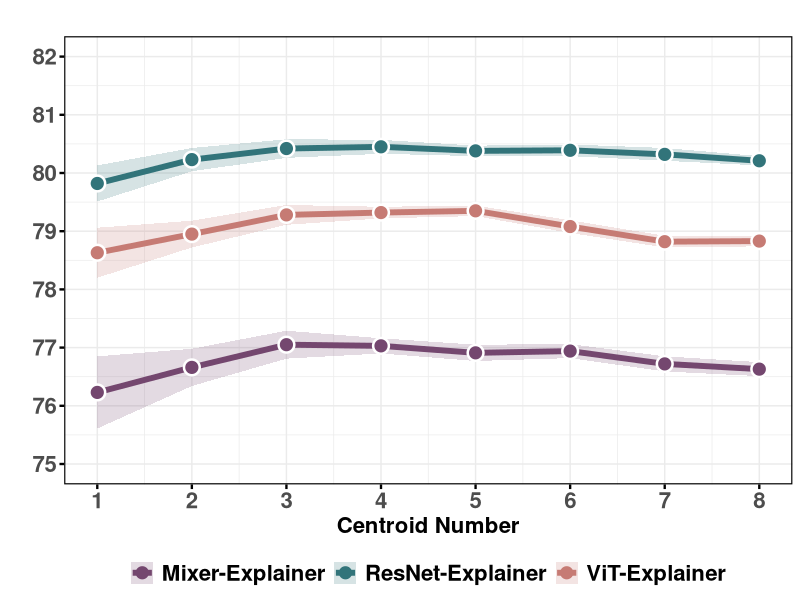

R code for this plot:
library(tidyr)
library(dplyr)
library(ggplot2)

# Updated data
data <- data.frame(
  Centroid_Number = rep(1:8, each = 3),
  Model = rep(c("ResNet-Explainer", "Mixer-Explainer", "ViT-Explainer"), 8),
  Accuracy = c(
   79.82, 76.23, 78.63,
80.23, 76.66, 78.95,  
80.42, 77.05, 79.28, 
80.45, 77.03, 79.32,   
80.38, 76.91, 79.35,  
80.39, 76.94, 79.08,  
80.32, 76.72, 78.82,  
80.21, 76.63, 78.83  
  ),
  Accuracy_std = c(
0.31, 0.62, 0.43,  
0.20, 0.32, 0.23,  
0.16, 0.24, 0.17,  
0.12, 0.13, 0.10,  
0.09, 0.14, 0.09,  
0.10, 0.12, 0.11, 
0.11, 0.13, 0.10,  
0.08, 0.12, 0.09 
  )
)

# Reshape the data
data_long <- data %>%
  rename(Score = Accuracy, std = Accuracy_std)

# Plotting
ggplot(data_long, aes(x = Centroid_Number, y = Score, group = Model, color = Model, fill = Model)) +
  geom_ribbon(aes(ymin = Score - std, ymax = Score + std), alpha = 0.2, color = NA) +
  geom_line(size = 2.0) +
  geom_point(aes(color = Model), size = 5.5, shape = 21, fill = "white", color = "white") + 
  geom_point(size = 3.8) +
  labs(title = "", x = "Centroid Number", y = "") +
  scale_x_continuous(breaks = 1:8) +
  scale_y_continuous(limits = c(75, 82), breaks = seq(75, 82, 1)) +
  scale_color_manual(values = c(
    "ResNet-Explainer" = "#32747a",
    "Mixer-Explainer" = "#74476f",
    "ViT-Explainer" = "#c67b74"
  )) +
  scale_fill_manual(values = c(
    "ResNet-Explainer" = "#32747a",
    "Mixer-Explainer" = "#74476f",
    "ViT-Explainer" = "#c67b74"
  )) +
  theme_minimal() +
  theme(
    axis.text.x = element_text(size = 16, face = "bold"),
    axis.text.y = element_text(size = 16, face = "bold"),
    axis.title.x = element_text(size = 16, face = "bold"),
    axis.title.y = element_text(size = 16, face = "bold"),
    plot.title = element_text(size = 16, face = "bold", hjust = 0.5),
    legend.position = "bottom",
    legend.title = element_blank(),
    legend.text = element_text(size = 16, face = "bold"),
    axis.ticks = element_line(color = "black", size = 0.8),
    axis.ticks.length = unit(0.12, "cm"),
    strip.text = element_text(size = 16, face = "bold"),
    panel.border = element_rect(colour = "black", fill = NA, linewidth = 0.8)
  )
